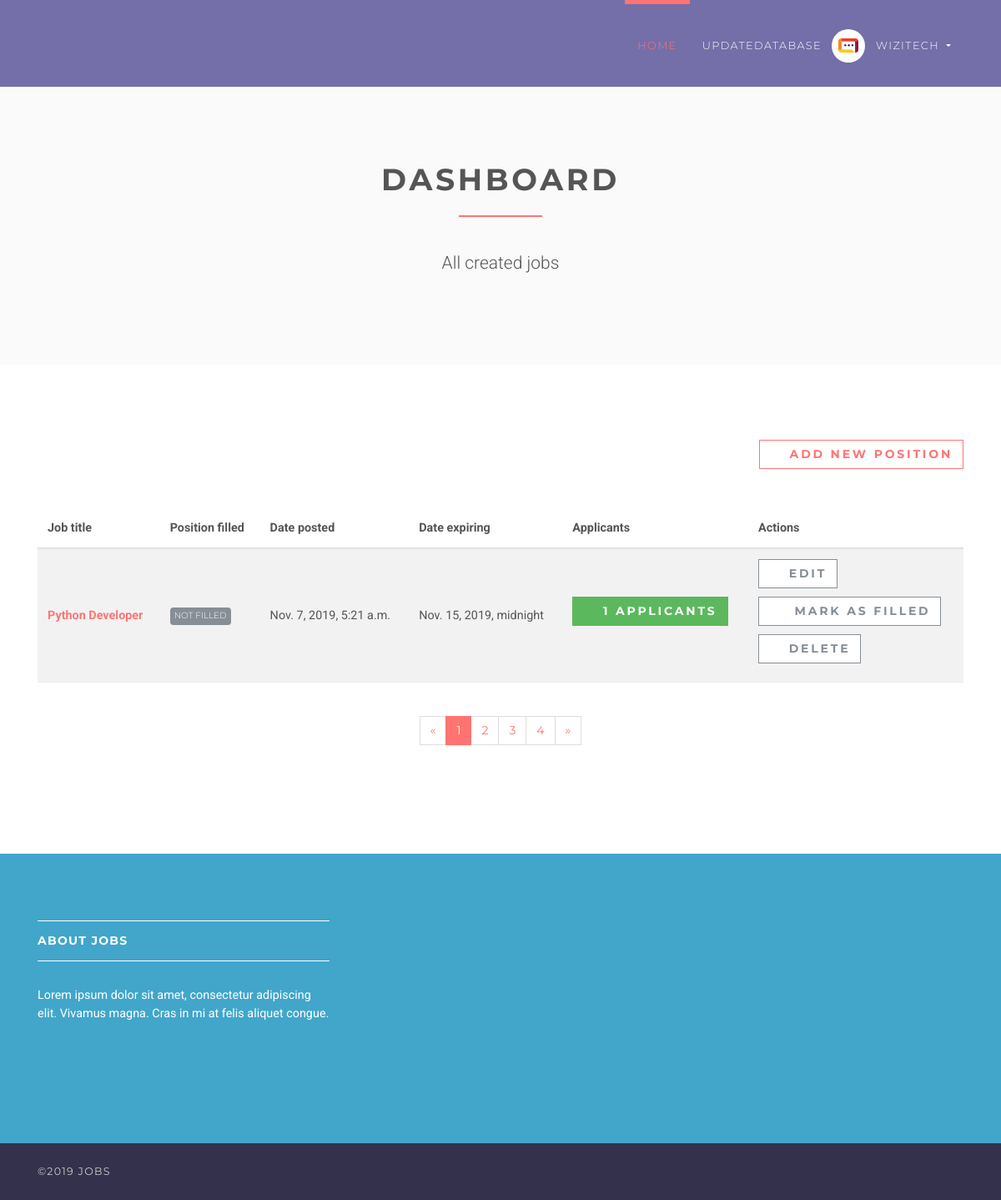
Screenshot of /employer/dashboard (signed in) with the database file from the repository.
### accounts/models.py (models this page shows, shortened)
class User(AbstractUser):
    username = None
    role = models.CharField(max_length=12, error_messages={
        'required': "Role must be provided"
    })
    gender = models.CharField(max_length=10, blank=True, null=True, default="")
    email = models.EmailField(unique=True, blank=False,
                              error_messages={
                                  'unique': "A user with that email already exists.",
                              })
    mobile = models.CharField(max_length=10,blank=True,null=True)
    resume = models.FileField(null=True,blank=True)
    USERNAME_FIELD = "email"
    REQUIRED_FIELDS = []
    objects = UserManager()

### jobsapp/models.py (models this page shows, shortened)
class Job(models.Model):
    user = models.ForeignKey(User, on_delete=models.CASCADE)
    title = models.CharField(max_length=300)
    description = models.TextField()
    location = models.CharField(max_length=150)
    type = models.CharField(choices=JOB_TYPE, max_length=10)
    category = models.CharField(max_length=100)
    last_date = models.DateTimeField()
    company_name = models.CharField(max_length=100)
    company_description = models.CharField(max_length=300)
    website = models.CharField(max_length=100, default="")
    created_at = models.DateTimeField(default=timezone.now)
    filled = models.BooleanField(default=False)

### jobsapp/views/employer.py (the view)
# urls.py: path('', DashboardView.as_view(), name='employer-dashboard'),
class DashboardView(ListView):
    model = Job
    template_name = 'jobs/employer/dashboard.html'
    context_object_name = 'jobs'
    @method_decorator(login_required(login_url=reverse_lazy('accounts:login')))
    @method_decorator(user_is_employer)
    def dispatch(self, request, *args, **kwargs):
        return super().dispatch(self.request, *args, **kwargs)
    def get_queryset(self):
        return self.model.objects.filter(user_id=self.request.user.id)

### templates/jobs/employer/dashboard.html (shortened to what this page needs)
{% extends 'base.html' %}
{% load static %}
{% block content %}
    <section class="bg-light-gray">
        <div class="container">
            <div class="row">
                <div class="col-lg-8 mx-auto">
                    <h1 class="heading">dashboard</h1>
                    <p class="lead text-center">All created jobs</p>
                </div>
            </div>
        </div>
    </section>
    <section>
        <div class="container">
            <div class="row">
                <div class="col-lg-12 text-right mb-5"><a href="{% url 'jobs:employer-jobs-create' %}"
                                                          class="btn btn-outline-white-primary">
                    <i class="fa fa-plus"></i>Add new position</a></div>
                <div class="col-lg-12">
                    <div class="table-responsive">
                        <table class="table table-striped table-hover table-client-dashboard">
                            <thead>
                            <tr>
                                <th>Job title</th>
                                <th>Position filled</th>
                                <th>Date posted</th>
                                <th>Date expiring</th>
                                <th>Applicants</th>
                                <th>Actions</th>
                            </tr>
                            </thead>
                            <tbody>
                            {% for job in jobs %}
                                <tr>
                                    <th><a href="{% url 'jobs:jobs-detail' job.id %}">{{ job.title }}</a>
                                    </th>
                                    <td>
                                        {% if job.filled %}
                                            <span class="badge badge-success">Filled</span>
                                        {% else %}
                                            <span class="badge badge-secondary">Not Filled</span>
                                        {% endif %}
                                    </td>
                                    <td>{{ job.created_at }}</td>
                                    <td>{{ job.last_date }}</td>
                                    <td>
                                        <a href="{% url 'jobs:employer-dashboard-applicants' job.id %}"
                                           class="btn btn-success">
                                            <i class="fa fa-users"></i>{{ job.applicants.count }}
                                            <span class="hidden-xs hidden-sm">Applicants</span>
                                        </a>
                                    </td>
                                    <td>
                                        <a href="#" class="btn btn-outline-white-secondary">
                                            <i class="fa fa-edit"></i>Edit
                                        </a>
                                        <br>
                                        {% if job.filled %}
                                            <a href="{% url 'jobs:job-mark-filled' job.id %}"
                                               class="btn btn-outline-white-secondary">
                                                <i class="fa fa-check-circle-o"></i>
                                                <span class="hidden-xs hidden-sm">Filled</span>
                                            </a><br>
                                        {% else %}
                                            <a href="{% url 'jobs:job-mark-filled' job.id %}"
                                               class="btn btn-outline-white-secondary">
                                                <i class="fa fa-check-circle-o"></i>
                                                <span class="hidden-xs hidden-sm">Mark as </span>filled
                                            </a><br>
                                        {% endif %}
                                        <a href="#" class="btn btn-outline-white-secondary">
                                            <i class="fa fa-times-circle-o"></i>Delete
                                        </a>
                                    </td>
                                </tr>
                            {% endfor %}
                            </tbody>
                        </table>
                    </div>
                    <div class="pages">
                        <nav aria-label="Page navigation example" class="d-flex justify-content-center mt-4 mb-4">
                            <ul class="pagination">
                                <li class="page-item"><a href="#" aria-label="Previous" class="page-link"><span
                                        aria-hidden="true">«</span><span class="sr-only">Previous</span></a></li>
                                <li class="page-item active"><a href="#" class="page-link">1</a></li>
                                <li class="page-item"><a href="#" class="page-link">2</a></li>
                                <li class="page-item"><a href="#" class="page-link">3</a></li>
                                <li class="page-item"><a href="#" class="page-link">4</a></li>
                                <li class="page-item"><a href="#" aria-label="Next" class="page-link"><span
                                        aria-hidden="true">»</span><span class="sr-only">Next</span></a></li>
                            </ul>
                        </nav>
                    </div>
                </div>
            </div>
        </div>
    </section>
{% endblock %}

### templates/base.html (shortened to what this page needs)
{% load static %}
<!DOCTYPE html>
<html>
<head>
    <link rel="stylesheet"
          href="{% static 'vendor/bootstrap/css/bootstrap.min.css' %}">
    <link rel="stylesheet"
          href="{% static 'vendor/font-awesome/css/font-awesome.min.css' %}">
    <link rel="stylesheet"
          href="{% static 'vendor/owl.carousel/assets/owl.carousel.css' %}">
    <link rel="stylesheet"
          href="{% static 'vendor/owl.carousel/assets/owl.theme.default.css' %}">
    <link rel="stylesheet" href="{% static 'css/style.default.css' %}"
          id="theme-stylesheet">
    <link rel="stylesheet" href="{% static 'css/custom.css' %}">
</head>
<body>
<header class="header">
    <nav class="navbar navbar-expand-lg">
        <div class="container">
            <div id="navbarSupportedContent" class="collapse navbar-collapse">
                <ul class="navbar-nav ml-auto">
                    <li class="nav-item active">
                        <a href="/" class="nav-link">Home <span class="sr-only">(current)</span></a>
                    </li>
                    <li class="nav-item">
                        <a href="/update_database" class="nav-link">UpdateDatabase </a>
                    </li>
                    {% if request.user.is_authenticated and request.user.role == 'employer' %}
                        <li class="nav-item dropdown">
                            <a id="clientZone" href="#" data-toggle="dropdown"
                               aria-haspopup="true" aria-expanded="false"
                               class="nav-link dropdown-toggle has-img mb-3 mb-lg-0 mt-3 mt-lg-0">
                                <div class="client-menu-image">
                                    <div class="inner">
                                        <img src="{% static 'img/company-1.png' %}"
                                             alt="company image"
                                             class="img-fluid">
                                    </div>
                                </div>
                                {% if request.user.role == 'employee' %}
                                    {{ request.user.first_name }} {{ request.user.last_name }}
                                {% else %}
                                    {{ request.user.first_name }}
                                {% endif %}
                            </a>
                        </li>
                    {% endif %}
                </ul>
            </div>
        </div>
    </nav>
</header>
<div>
    {% block content %} {% endblock %}
</div>
<footer class="footer">
    <div class="footer__block">
        <div class="container">
            <div class="row">
                <div class="col-lg-4 col-md-12 mb-5">
                    <h4 class="h5">About Jobs</h4>
                    <p> Lorem ipsum dolor sit amet, consectetur adipiscing elit. Vivamus magna. Cras in mi at felis
                        aliquet congue. </p>
                </div>
            </div>
        </div>
    </div>
    <div class="footer__copyright">
        <div class="container">
            <div class="row">
                <div class="col-md-6 text-md-left text-center">
                    <p>&copy;2019 Jobs</p>
                </div>
            </div>
        </div>
    </div>
</footer>
</body>
</html>

### rows the page displays
User: user.first_name "WIZITECH"
Job: title "Python Developer", filled "NOT FILLED", created_at "Nov. 7, 2019, 5:21 a.m.", last_date "Nov. 15, 2019, midnight", applicants.count "1"
